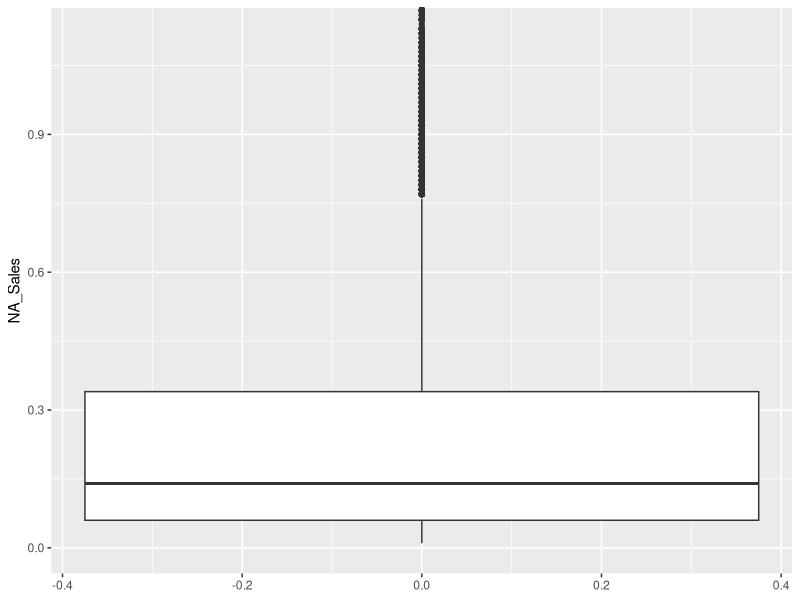
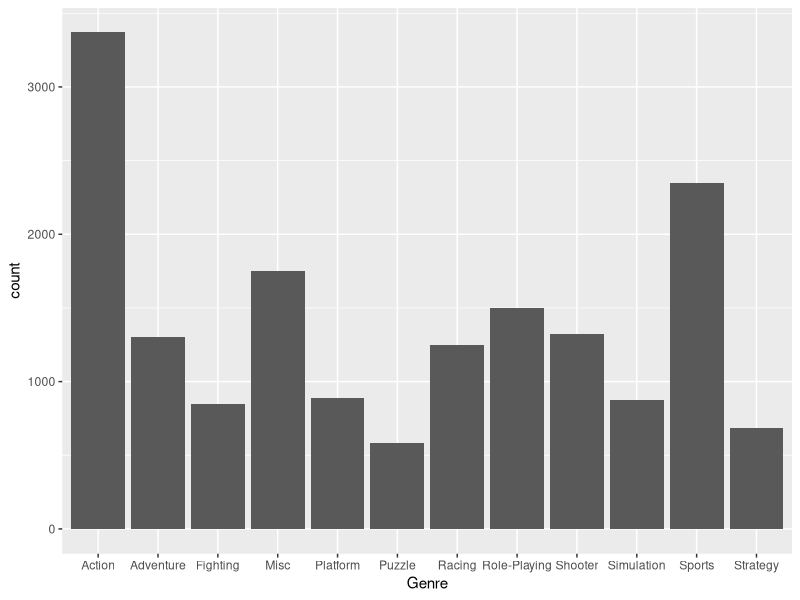
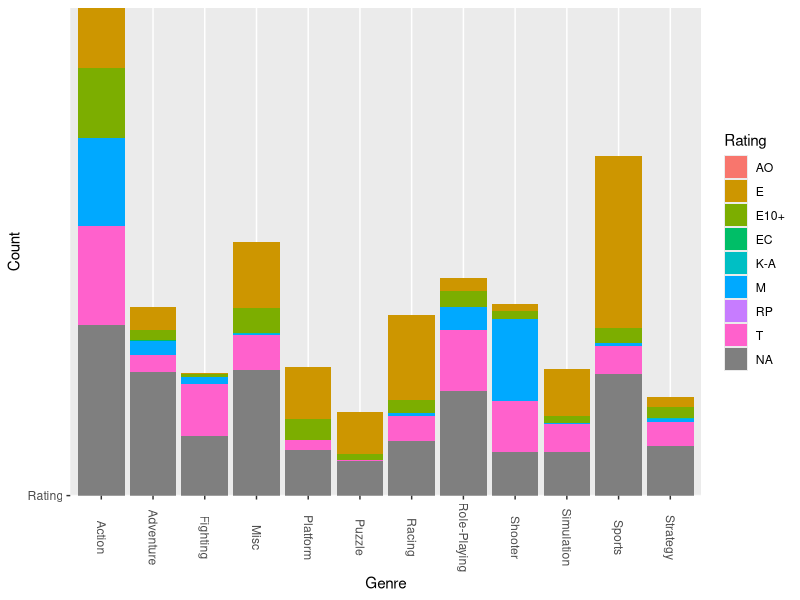
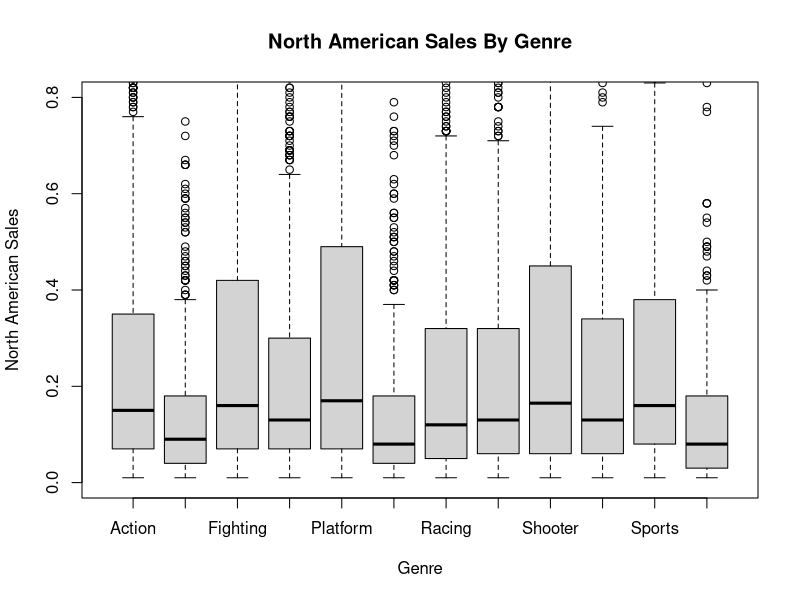
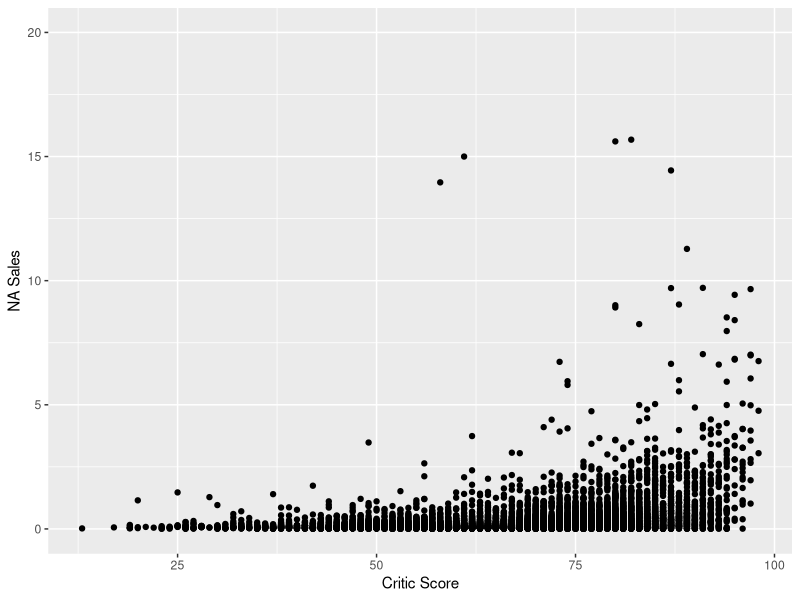

Here is the R script that generated these plots, in order:
## ---- chunk 1
#Loading Libraries
library(tidyverse)

#Loading Dataset
vgs <- read.csv('replaced variables.csv')#, na.strings = c("", "NA"))

#Transforming variables to appropriate data types
vgs$NA_Sales<-as.numeric(vgs$NA_Sales)
vgs$EU_Sales<-as.numeric(vgs$EU_Sales)
vgs$JP_Sales<-as.numeric(vgs$JP_Sales)
vgs$Other_Sales<-as.numeric(vgs$Other_Sales)
vgs$Platform <- as.factor(vgs$Platform)
vgs$Publisher <- as.factor(vgs$Genre)
vgs$Genre <- as.factor(vgs$Genre)
vgs$Developer <- as.factor(vgs$Developer)
vgs$Rating <- as.factor(vgs$Rating)
vgs$Year_of_Release <- as.factor(vgs$Year_of_Release)
vgs$User_Score <- as.numeric(vgs$User_Score)
vgs$Name <- as.character(vgs$Name)
vgs$User_Score <- vgs$User_Score * 10



#Replacing empty entries with NA
vgs$Rating[vgs$Rating %in% c("")]<- NA
vgs$Rating <-factor(vgs$Rating)
vgs$Developer[vgs$Developer %in% c("")]<- NA
vgs$Developer <-factor(vgs$Developer)
vgs$Genre[vgs$Genre %in% c("")]<- NA
vgs$Genre <-factor(vgs$Genre)
vgs <- filter(vgs, Name != "")
## ---- chunk 2
summary(vgs$NA_Sales, na.rm = TRUE) # summarize the variable NA_Sales
sd(vgs$NA_Sales, na.rm = TRUE) # find the standard deviation
IQR(vgs$NA_Sales, na.rm = TRUE) # find the IQR
nasmildthreshold = (.28*1.5) + .28 # mild threshold
print(nasmildthreshold)
nasmaxthreshold = (.28*3) + .28 # extreme threshold
print(nasmaxthreshold)
sum(vgs$NA_Sales>nasmaxthreshold, na.rm = TRUE) # number of observations above the max threshold
ggplot(data = vgs, aes(y = NA_Sales)) + geom_boxplot() + coord_cartesian(ylim = c(0, 1.12))
## ---- chunk 3
vgs$Genre[vgs$Genre %in% c("")]<- NA
freq_genre <- table(vgs$Genre)
rel_freq_genre <- table(vgs$Genre)/nrow(vgs)
ggplot(vgs, aes(Genre), na.action=na.omit()) + geom_bar()
## ---- chunk 4
twoway <- addmargins(table(vgs$Rating, vgs$Genre))
twoway
ggplot(vgs, aes(fill=Rating, y='Rating', x=Genre)) + geom_bar(position= 'stack', stat='identity') + ylab('Count') + xlab('Genre') + theme(axis.text.x=element_text(angle = -90, vjust = 0.5))
## ---- chunk 5
summary(vgs$NA_Sales) #summary statistics of North American sales
table(vgs$Genre) #Frequency table of Video Game Genres
nasalesiqr <- IQR(vgs$NA_Sales, na.rm = TRUE) #Calculating the IQR of NA_Sales
highoutlier <- 0.340+(1.5*nasalesiqr) #High outlier formula
boxplot(vgs$NA_Sales~vgs$Genre, main = "North American Sales By Genre", xlab =
          "Genre", ylab = "North American Sales", ylim = c(0,0.8))
#This is a side by side box and whisker plot that shows the North American video
#game sales by genre. the y axis is limited based on the high outlier formula.
## ---- chunk 6
ggplot(vgs, aes(Critic_Score, NA_Sales)) + geom_point() +ylab('NA Sales') + xlab('Critic Score') + ylim(0, 20)
